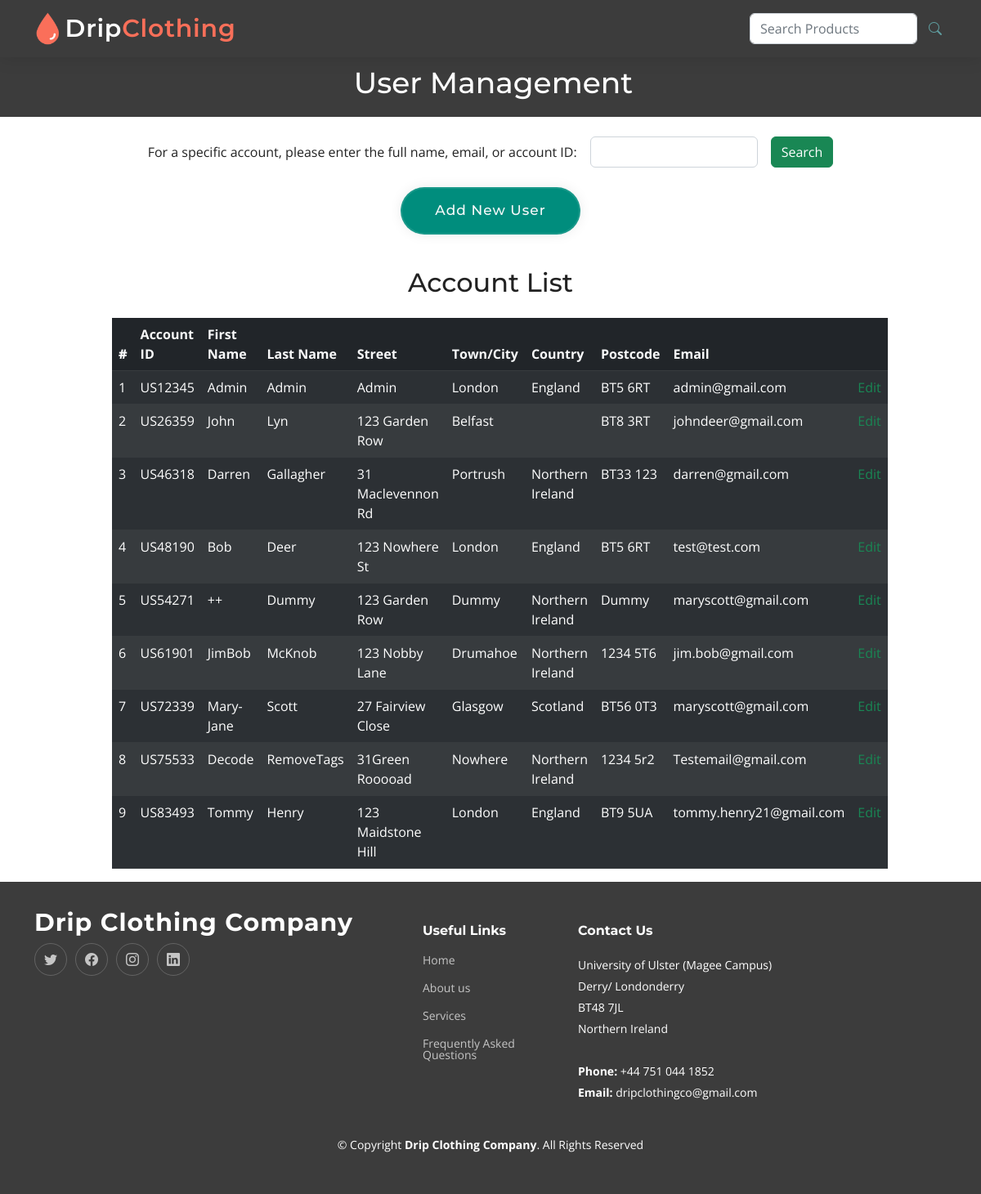
Page /adminAccountsPage.php on the committed database.
### tables this page shows
CREATE TABLE `account` (
  `AccountID` varchar(7) NOT NULL,
  `AdminID` varchar(7) DEFAULT NULL,
  `FirstName` varchar(32) NOT NULL,
  `LastName` varchar(32) NOT NULL,
  `Street` varchar(100) NOT NULL,
  `City` varchar(32) NOT NULL,
  `Country` varchar(32) NOT NULL,
  `Postcode` varchar(8) NOT NULL,
  `Email` varchar(100) NOT NULL,
  `Password` varchar(255) NOT NULL
);

### adminAccountsPage.php (the view, shortened to what this page needs)
<!DOCTYPE html>
<html lang="en">
<?php
    function displayUsers($filter) {
        $sqlConnection = mysqli_connect("localhost:3306", "root", "", "dummyForm");
        if (mysqli_connect_errno()) {
            printf("Could not connect to DB: %S", mysqli_connect_error());
        } else {
            $query = "SELECT AccountID, FirstName, LastName, Street, City, Country, Postcode, Email FROM account ".$filter;
            $res = mysqli_query($sqlConnection, $query);
            if($res) {
                while ($array = mysqli_fetch_array($res, MYSQLI_ASSOC)) {
                    static $count;
                    $count++;
                    $accountID = $array["AccountID"];
                    $firstName = $array["FirstName"];
                    $lastName = $array["LastName"];
                    $street = $array["Street"];
                    $city = $array["City"];
                    $postcode = $array["Postcode"];
                    $country = $array["Country"];
                    $email = $array["Email"];
                    echo "<tr class='table-active'>";
                    echo "<td>".$count."</td>";
                    echo "<td>".$accountID."</td>";
                    echo "<td>".$firstName."</td>";
                    echo "<td>".$lastName."</td>";
                    echo "<td>".$street."</td>";
                    echo "<td>".$city."</td>";
                    echo "<td>".$country."</td>";
                    echo "<td>".$postcode."</td>";
                    echo "<td>".$email."</td>";
                    echo "<td><a href='#' data-bs-toggle='modal' class='text-success' data-bs-target='#".$accountID."Modal'>Edit</a>";
                    ?>
                                </div>
                            </div>
                        </div>
                <?php
                echo "</td></tr>";
                }
            }
        }
    }
?>
<head>
    <link href="assets/vendor/bootstrap/css/bootstrap.min.css" rel="stylesheet">
    <link href="assets/vendor/bootstrap-icons/bootstrap-icons.css" rel="stylesheet">
    <link href="assets/vendor/aos/aos.css" rel="stylesheet">
    <link href="assets/vendor/glightbox/css/glightbox.min.css" rel="stylesheet">
    <link href="assets/vendor/swiper/swiper-bundle.min.css" rel="stylesheet">
    <link href="assets/css/main.css" rel="stylesheet">
</head>
<body>
    <?php
        include("Includes/header.php");
    ?>
    <section id="checkout-hero" class="hero-alt">
        <div class="container text-center" data-aos="fade-down">
            <h2>User Management</h2>
        </div>
    </section>
    <main id="main">
        <div class="mt-4 container">
            <div class="row justify-content-center">
                <div class="col-md-10">
                    <form action="<?php echo $_SERVER['PHP_SELF']; ?>" method="get">
                        <div class="row g-3 justify-content-center mb-4">
                            <div class="col-auto">
                                <label for="userSearch" class="col-form-label">For a specific account, please enter the full name, email, or account ID: </label>
                            </div>
                            <div class="col-auto">
                                <input type="text" id="userSearch" name="userSearch" class="form-control">
                            </div>
                            <div class="col-auto">
                                <input type="submit" class="btn btn-success" name="userSearchSubmit" value="Search">
                            </div>
                        </div>
                    </form>
                    <div class="row g-3 justify-content-center mb-4">
                    <div class="modal-footer d-flex justify-content-center row-mb-3">
                        <button class="btn btn-secondary text-light" href='#' data-bs-toggle='modal' data-bs-target='#newUserModal'>Add New User</button>
                    </div>
                    </div>
                    <h2 class="mb-4 text-center">Account List</h2>
                    <table class="table table-dark table-striped">
                        <thead>
                            <tr>
                                    <th scope="col"><a style="background: none; border: none; font-weight: 800;" class="text-light" type="submit" name="filter" value="default">#</a></th>
                                    <th scope="col"><a href="adminAccountsPage.php?filter=account" class="text-light">Account ID</a></th>
                                    <th scope="col"><a href="adminAccountsPage.php?filter=firstName" class="text-light">First Name</a></th>
                                    <th scope="col"><a href="adminAccountsPage.php?filter=lastName" class="text-light">Last Name</a></th>
                                    <th scope="col"><a href="adminAccountsPage.php?filter=street" class="text-light">Street</a></th>
                                    <th scope="col"><a href="adminAccountsPage.php?filter=city" class="text-light">Town/City</a></th>
                                    <th scope="col"><a href="adminAccountsPage.php?filter=country" class="text-light">Country</a></th>
                                    <th scope="col"><a href="adminAccountsPage.php?filter=postcode" class="text-light">Postcode</a></th>
                                    <th scope="col"><a href="adminAccountsPage.php?filter=email" class="text-light">Email</a></th>
                                    <th scope="col"></th>
                            </tr>
                        </thead>
                        <?php
                            if (isset($_GET["filter"])) {
                                switch ($_GET["filter"]) {
                                    case "account":
                                        displayUsers("ORDER BY AccountID");
                                        break;
                                    case "firstName":
                                        displayUsers("ORDER BY FirstName");
                                        break;
                                    case "lastName":
                                        displayUsers("ORDER BY LastName");
                                        break;
                                    case "street":
                                        displayUsers("ORDER BY Street");
                                        break;
                                    case "city":
                                        displayUsers("ORDER BY City");
                                        break;
                                    case "country":
                                        displayUsers("ORDER BY Country");
                                        break;
                                    case "postcode":
                                        displayUsers("ORDER BY Postcode");
                                        break;
                                    case "email":
                                        displayUsers("ORDER BY Email");
                                        break;
                                    case "default":
                                        displayUsers("");
                                        break;
                                }
                            } else {
                                displayUsers("");
                            }
                        ?>
    </main>
    <?php
        include("Includes/footer.php");
    ?>
</body>
</html>

### Includes/header.php (shortened to what this page needs)
<header id="header" class="header d-flex align-items-center">
<div class="container-fluid container-xl d-flex align-items-center justify-content-between">
    <a href="index.php" class="logo d-flex align-items-center">
        <img src="assets/img/dripTabLogo.png" alt="">
        <h1>Drip<span>Clothing</span></h1>
    </a>
    <form id="searchForm" action="index.php#shop" method="get" class="d-flex ms-auto">
        <input class="form-control me-2" id="searchTags" name="searchTags" type="text" placeholder="Search Products" aria-label="Search">
        <button class="btn-search" id="searchSubmit" name="searchSubmit" type="submit"><i class="bi bi-search"></i></button>
    </form>
</div>
</header>

### Includes/footer.php (shortened to what this page needs)
<footer id="footer" class="footer">
        <div class="container">
            <div class="row gy-4">
                <div class="col-lg-5 col-md-12 footer-info">
                    <a href="index.php" class="logo d-flex align-items-center">
                        <span>Drip Clothing Company</span>
                    </a>
                    <div class="social-links d-flex mt-4">
                        <a href="#" class="twitter"><i class="bi bi-twitter"></i></a>
                        <a href="#" class="facebook"><i class="bi bi-facebook"></i></a>
                        <a href="#" class="instagram"><i class="bi bi-instagram"></i></a>
                        <a href="#" class="linkedin"><i class="bi bi-linkedin"></i></a>
                    </div>
                </div>
                <div class="col-lg-2 col-6 footer-links">
                    <h4>Useful Links</h4>
                    <ul>
                        <li><a href="index.php#home">Home</a></li>
                        <li><a href="index.php#about">About us</a></li>
                        <li><a href="index.php#shop">Services</a></li>
                        <li><a href="index.php#faq">Frequently Asked Questions</a></li>
                    </ul>
                </div>
                <div class="col-lg-3 col-md-12 footer-contact text-center text-md-start">
                    <h4>Contact Us</h4>
                    <p>
                        University of Ulster (Magee Campus) <br>
                        Derry/ Londonderry<br>
                        BT48 7JL <br>
                        Northern Ireland<br><br>
                        <strong>Phone:</strong> +44 751 044 1852<br>
                        <strong>Email:</strong> dripclothingco@gmail.com<br>
                    </p>
                </div>
            </div>
        </div>
        <div class="container mt-4">
            <div class="copyright">
                &copy; Copyright <strong><span>Drip Clothing Company</span></strong>. All Rights Reserved
            </div>
        </div>
    </footer>

### Assets/css/main.css (style rules this page uses)
:root { --font-default: "Open Sans", system-ui, -apple-system, "Segoe UI", Roboto, "Helvetica Neue", Arial, "Noto Sans", "Liberation Sans", sans-serif, "Apple Color Emoji", "Segoe UI Emoji", "Segoe UI Symbol", "Noto Color Emoji"; --font-primary: "Montserrat", sans-serif; --font-secondary: "Poppins", sans-serif; }
:root { --color-default: #222222; --color-primary: #3c3c3c; --color-secondary: #87c1bb; --color-alt: rgba(248, 90, 64, 0.8); }
:root { scroll-behavior: smooth; }
body { font-family: var(--font-default); color: var(--color-default); }
a { color: var(--color-primary); text-decoration: none; }
h1, h2, h3, h4, h5, h6 { font-family: var(--font-primary); }
section { padding: 60px 0; overflow: hidden; }
.header { transition: all 0.5s; z-index: 997; height: 90px; background-color: var(--color-primary); }
.header.sticked { position: fixed; top: 0; right: 0; left: 0; height: 70px; box-shadow: 0px 2px 20px rgba(0, 0, 0, 0.1); }
.header .logo img { max-height: 40px; margin-right: 6px; }
.header .logo h1 { font-size: 30px; margin: 0; font-weight: 600; letter-spacing: 0.8px; color: #fff; font-family: var(--font-primary); }
.header .logo h1 span { color: #f96f59; }
section { scroll-margin-top: 70px; }
.hero-alt { width: 100%; position: relative; background: var(--color-primary); padding: 80px 0 0 7px; color: #fff; }
.hero-alt h2 { font-size: 36px; font-weight: 500; margin-bottom: 20px; color: #fff; }
.footer { font-size: 14px; background-color: var(--color-primary); padding: 50px 0; color: white; }
.footer .footer-info .logo { line-height: 0; margin-bottom: 25px; }
.footer .footer-info .logo span { font-size: 30px; font-weight: 700; letter-spacing: 1px; color: #fff; font-family: var(--font-primary); }
.footer .social-links a { display: flex; align-items: center; justify-content: center; width: 40px; height: 40px; border-radius: 50%; border: 1px solid rgba(255, 255, 255, 0.2); font-size: 16px; color: rgba(255, 255, 255, 0.7); margin-right: 10px; transition: 0.3s; }
.footer h4 { font-size: 16px; font-weight: bold; position: relative; padding-bottom: 12px; }
.footer .footer-links { margin-bottom: 30px; }
.footer .footer-links ul { list-style: none; padding: 0; margin: 0; }
.footer .footer-links ul li { padding: 10px 0; display: flex; align-items: center; }
.footer .footer-links ul li:first-child { padding-top: 0; }
.footer .footer-links ul a { color: rgba(255, 255, 255, 0.7); transition: 0.3s; display: inline-block; line-height: 1; }
.footer .footer-contact p { line-height: 26px; }
.footer .copyright { text-align: center; }
.modal-footer { border-top: none; }
.modal-footer button { font-family: var(--font-primary); font-weight: 500; font-size: 17px; letter-spacing: 1px; display: inline-block; padding: 14px 40px; border-radius: 50px; transition: 0.3s; color: var(--color-primary); background: #008d7d; box-shadow: 0 0 15px rgba(0, 0, 0, 0.08); border: 2px solid rgba(255, 255, 255, 0.1); }
.btn-search { color: cadetblue; border: none; background: none; }

### rows in the picture
account: AccountID "US12345", FirstName "Admin", LastName "Admin", Street "Admin", City "London", Country "England", Postcode "BT5 6RT", Email "admin@gmail.com"
account: AccountID "US26359", FirstName "John", LastName "Lyn", Street "123 Garden Row", City "Belfast", Postcode "BT8 3RT", Email "johndeer@gmail.com"
account: AccountID "US46318", FirstName "Darren", LastName "Gallagher", Street "31 Maclevennon Rd", City "Portrush", Country "Northern Ireland", Postcode "BT33 123", Email "darren@gmail.com"
account: AccountID "US48190", FirstName "Bob", LastName "Deer", Street "123 Nowhere St", City "London", Country "England", Postcode "BT5 6RT", Email "test@test.com"
account: AccountID "US54271", FirstName "++", LastName "Dummy", Street "123 Garden Row", City "Dummy", Country "Northern Ireland", Postcode "Dummy", Email "maryscott@gmail.com"
account: AccountID "US61901", FirstName "JimBob", LastName "McKnob", Street "123 Nobby Lane", City "Drumahoe", Country "Northern Ireland", Postcode "1234 5T6", Email "jim.bob@gmail.com"
account: AccountID "US72339", FirstName "Mary-Jane", LastName "Scott", Street "27 Fairview Close", City "Glasgow", Country "Scotland", Postcode "BT56 0T3", Email "maryscott@gmail.com"
account: AccountID "US75533", FirstName "Decode", LastName "RemoveTags", Street "31Green Rooooad", City "Nowhere", Country "Northern Ireland", Postcode "1234 5r2", Email "Testemail@gmail.com"
account: AccountID "US83493", FirstName "Tommy", LastName "Henry", Street "123 Maidstone Hill", City "London", Country "England", Postcode "BT9 5UA", Email "tommy.henry21@gmail.com"
